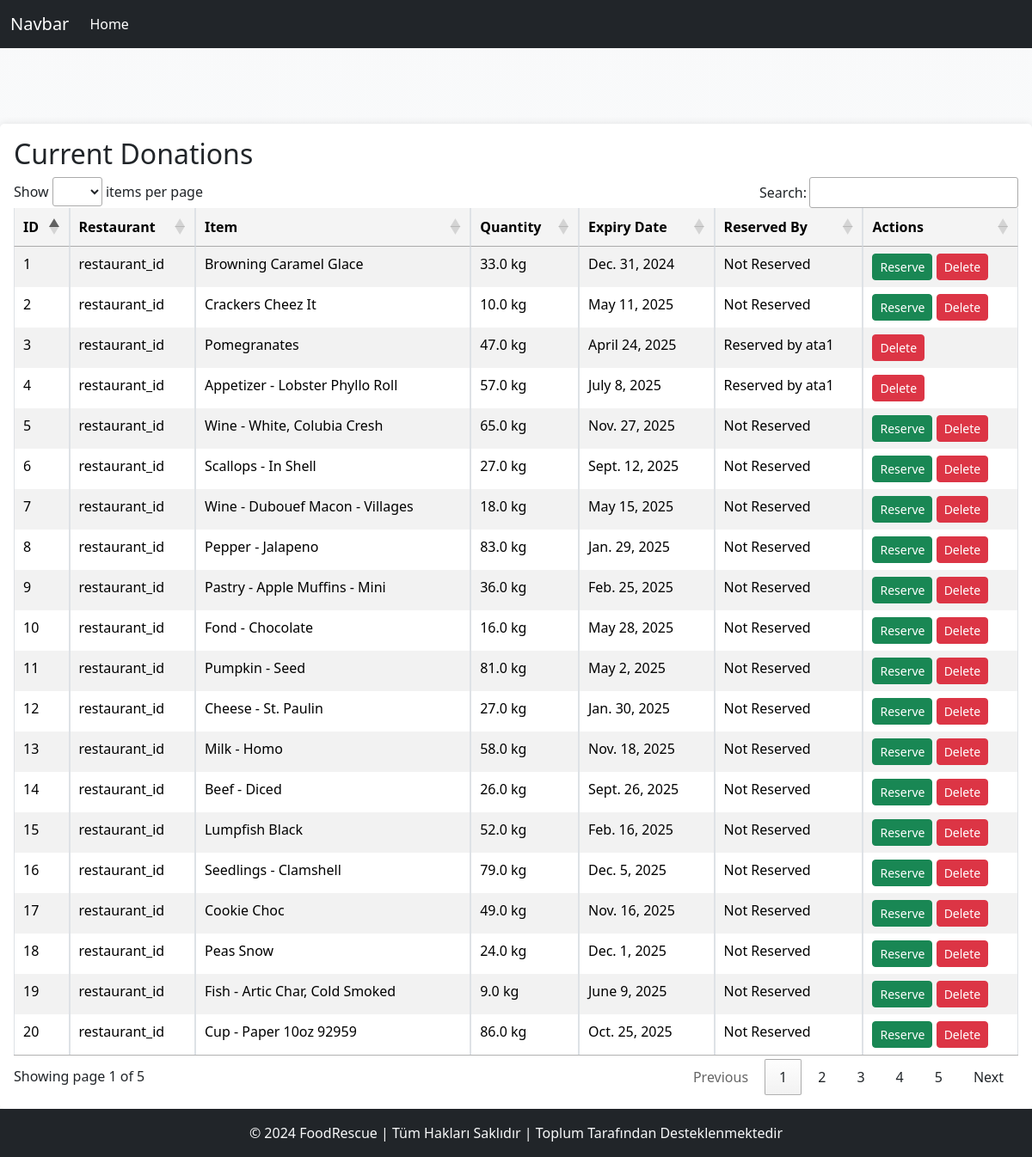
The page /donate (signed in) on the database its author committed.
### foodrescue/models.py (models this page shows, shortened)
class Donation(models.Model):
    id = models.AutoField(primary_key=True)
    restaurant = models.CharField(max_length=100, default='Unknown')
    item_name = models.CharField(max_length=100, default='Unknown Item')
    quantity = models.FloatField(validators=[MinValueValidator(0.01)])
    expiry_date = models.DateField()
    is_reserved = models.BooleanField(default=False)
    reserved_by = models.ForeignKey(User, on_delete=models.CASCADE, related_name='reserved_donations', null=True, blank=True)
    def formatted_quantity(self):
        return f"{self.quantity} kg"

class User(AbstractBaseUser):
    username = models.CharField(max_length=100, unique=True)
    password = models.CharField(max_length=128)
    is_superuser = models.BooleanField(default=False)
    phonenumber = models.CharField(max_length=15,blank=True, null=True)
    email = models.EmailField(blank=True, null=True)
    customerId = models.AutoField(primary_key=True)  # Remove default value
    createdAt = models.DateTimeField(auto_now_add=True)
    is_active = models.BooleanField(default=False)
    is_admin = models.BooleanField(default=False)
    is_staff = models.BooleanField(default=False)  # Add this line
    name = models.CharField(max_length=50, blank=True, null=True)
    surname = models.CharField(max_length=50, blank=True, null=True)
    isDonor = models.BooleanField(default=False)
    restaurant = models.CharField(max_length=100, blank=True, null=True)
    USERNAME_FIELD = 'username'
    objects = CustomUserManager()

### foodrescueapp/views.py (the view, shortened to what this page needs)
# urls.py: path('donate', views.create_donation_view, name='donate'),
@login_req
def create_donation_view(request):
    if not request.user.is_authenticated:
        messages.warning(request, "You need to log in to perform this action.")
        return redirect('login')
    if request.user.is_staff:
        donations = models.DonateOperations.get_current_donations()
    else:
        donations = models.DonateOperations.get_current_donations().filter(
            Q(is_reserved=False) |
            Q(reserved_by=request.user)
        )
    return render(request, 'app/donate.html', {'donations': donations })

### foodrescue/models.py (called while the page is built)
    @classmethod
    def get_current_donations(cls):
        return Donation.objects.filter()

### templates/app/donate.html (shortened to what this page needs)
{% load static %}
<!DOCTYPE html>
<html lang="en">
  <head>
    <link rel="stylesheet" href="{% static 'css/donate.css' %}" />
    <link rel="stylesheet" href="{% static 'css/bootstrap.min.css' %}" />
    <link
      rel="stylesheet"
      href="https://cdn.datatables.net/1.13.6/css/jquery.dataTables.min.css"
    />
  </head>
  <body class="d-flex flex-column min-vh-100">
    <nav class="navbar navbar-expand-lg navbar-dark bg-dark">
      <div class="container-fluid">
        <a class="navbar-brand" href="#">Navbar</a>
        <div class="collapse navbar-collapse" id="navbarNavAltMarkup">
          <div class="navbar-nav">
            <a class="nav-link active" href="{% url 'index' %}">Home</a>
          </div>
        </div>
      </div>
    </nav>
<main class="container flex-grow-1">
</main>
      <section class="donations-list mt-4">
        <h2>Current Donations</h2>
        <table id="donationsTable" class="table table-striped table-bordered">
          <thead class="thead-dark">
            <tr>
              <th>ID</th>
              <th>Restaurant</th>
              <th>Item</th>
              <th>Quantity</th>
              <th>Expiry Date</th>
              <th>Reserved By</th>
              <th>Actions</th>
            </tr>
          </thead>
          <tbody>
            {% for donation in donations %}
            <tr>
              <td>{{ donation.id }}</td>
              <td>{{ donation.restaurant }}</td>
              <td>{{ donation.item_name }}</td>
              <td>{{ donation.formatted_quantity }}</td>
              <td>{{ donation.expiry_date }}</td>
              <td>
                {% if donation.is_reserved %}
                  Reserved by {{ donation.reserved_by.username }}
                {% else %}
                  Not Reserved
                {% endif %}
              </td>
              <td>
                {% if not donation.is_reserved %}
                <form
                  method="post"
                  action="{% url 'reserve_donation' donation.id %}"
                  style="display: inline"
                >
                  <button type="submit" class="btn btn-success btn-sm">
                    Reserve
                  </button>
                </form>
                {% endif %}
                {% if user.is_staff %}
                <form
                  method="post"
                  action="{% url 'delete_donation' donation.id %}"
                  style="display: inline"
                >
                  <button type="submit" class="btn btn-danger btn-sm">
                    Delete
                  </button>
                </form>
                {% endif %}
              </td>
            </tr>
            {% endfor %}
          </tbody>
        </table>
      </section>
    <footer class="bg-dark text-light text-center py-3 mt-auto">
      <p class="mb-0">
        &copy; 2024 FoodRescue | Tüm Hakları Saklıdır | Toplum Tarafından Desteklenmektedir
      </p>
    </footer>
  </body>
</html>

### static/css/donate.css (style rules this page uses)
body { font-family: 'Roboto', sans-serif; background: linear-gradient(to bottom, #f8f9fa, #ffffff); }
main { padding: 2rem; }
.donations-list { background-color: white; padding: 1rem; border-radius: 5px; box-shadow: 0 0 10px rgba(0, 0, 0, 0.1); }
table.dataTable { width: 100%; border-collapse: collapse; }
table.dataTable th, table.dataTable td { text-align: left; padding: 10px; }
table.dataTable thead th { background-color: #f4f4f4; }

### rows shown on the page
Donation: id "1", restaurant "restaurant_id", item_name "Browning Caramel Glace", formatted_quantity "33.0 kg", expiry_date "Dec. 31, 2024", is_reserved "Not Reserved"
Donation: id "2", restaurant "restaurant_id", item_name "Crackers Cheez It", formatted_quantity "10.0 kg", expiry_date "May 11, 2025", is_reserved "Not Reserved"
Donation: id "3", restaurant "restaurant_id", item_name "Pomegranates", formatted_quantity "47.0 kg", expiry_date "April 24, 2025", reserved_by.username "ata1"
Donation: id "4", restaurant "restaurant_id", item_name "Appetizer - Lobster Phyllo Roll", formatted_quantity "57.0 kg", expiry_date "July 8, 2025", reserved_by.username "ata1"
Donation: id "5", restaurant "restaurant_id", item_name "Wine - White, Colubia Cresh", formatted_quantity "65.0 kg", expiry_date "Nov. 27, 2025", is_reserved "Not Reserved"
Donation: id "6", restaurant "restaurant_id", item_name "Scallops - In Shell", formatted_quantity "27.0 kg", expiry_date "Sept. 12, 2025", is_reserved "Not Reserved"
Donation: id "7", restaurant "restaurant_id", item_name "Wine - Dubouef Macon - Villages", formatted_quantity "18.0 kg", expiry_date "May 15, 2025", is_reserved "Not Reserved"
Donation: id "8", restaurant "restaurant_id", item_name "Pepper - Jalapeno", formatted_quantity "83.0 kg", expiry_date "Jan. 29, 2025", is_reserved "Not Reserved"
Donation: id "9", restaurant "restaurant_id", item_name "Pastry - Apple Muffins - Mini", formatted_quantity "36.0 kg", expiry_date "Feb. 25, 2025", is_reserved "Not Reserved"
Donation: id "10", restaurant "restaurant_id", item_name "Fond - Chocolate", formatted_quantity "16.0 kg", expiry_date "May 28, 2025", is_reserved "Not Reserved"
Donation: id "11", restaurant "restaurant_id", item_name "Pumpkin - Seed", formatted_quantity "81.0 kg", expiry_date "May 2, 2025", is_reserved "Not Reserved"
Donation: id "12", restaurant "restaurant_id", item_name "Cheese - St. Paulin", formatted_quantity "27.0 kg", expiry_date "Jan. 30, 2025", is_reserved "Not Reserved"
Donation: id "13", restaurant "restaurant_id", item_name "Milk - Homo", formatted_quantity "58.0 kg", expiry_date "Nov. 18, 2025", is_reserved "Not Reserved"
Donation: id "14", restaurant "restaurant_id", item_name "Beef - Diced", formatted_quantity "26.0 kg", expiry_date "Sept. 26, 2025", is_reserved "Not Reserved"
Donation: id "15", restaurant "restaurant_id", item_name "Lumpfish Black", formatted_quantity "52.0 kg", expiry_date "Feb. 16, 2025", is_reserved "Not Reserved"
Donation: id "16", restaurant "restaurant_id", item_name "Seedlings - Clamshell", formatted_quantity "79.0 kg", expiry_date "Dec. 5, 2025", is_reserved "Not Reserved"
Donation: id "17", restaurant "restaurant_id", item_name "Cookie Choc", formatted_quantity "49.0 kg", expiry_date "Nov. 16, 2025", is_reserved "Not Reserved"
Donation: id "18", restaurant "restaurant_id", item_name "Peas Snow", formatted_quantity "24.0 kg", expiry_date "Dec. 1, 2025", is_reserved "Not Reserved"
Donation: id "19", restaurant "restaurant_id", item_name "Fish - Artic Char, Cold Smoked", formatted_quantity "9.0 kg", expiry_date "June 9, 2025", is_reserved "Not Reserved"
Donation: id "20", restaurant "restaurant_id", item_name "Cup - Paper 10oz 92959", formatted_quantity "86.0 kg", expiry_date "Oct. 25, 2025", is_reserved "Not Reserved"
